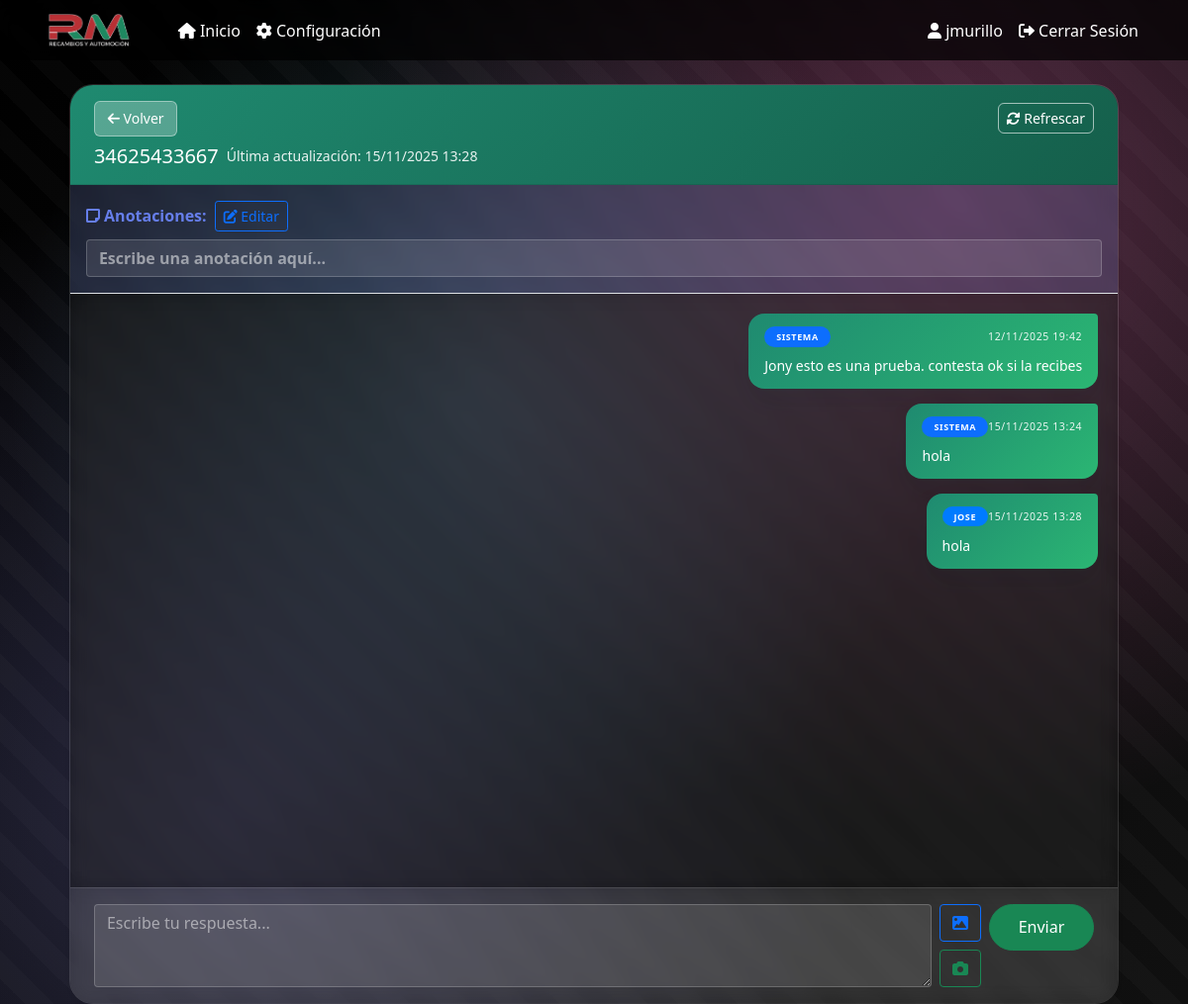
Screenshot of /whatsapp/conversaciones/1 (signed in) with the database file from the repository.
### models.py (models this page shows, shortened)
class Usuario(db.Model, UserMixin):
    __tablename__ = 'usuario'
    id = db.Column(db.Integer, primary_key=True)
    username = db.Column(db.String(80), unique=True, nullable=False, index=True)
    password_hash = db.Column(db.String(255), nullable=False)
    activo = db.Column(db.Boolean, default=True)
    color = db.Column(db.String(7), default='#007bff')  # Color en formato hexadecimal
    created_at = db.Column(db.DateTime, default=datetime.utcnow)

class WhatsAppConversation(db.Model):
    __tablename__ = 'whatsapp_conversation'
    id = db.Column(db.Integer, primary_key=True)
    contact_number = db.Column(db.String(64), nullable=False, index=True)
    contact_name = db.Column(db.String(255))
    created_at = db.Column(db.DateTime, default=datetime.utcnow, nullable=False)
    updated_at = db.Column(db.DateTime, default=datetime.utcnow, onupdate=datetime.utcnow, nullable=False)
    anotaciones = db.Column(db.Text, nullable=True)  # Campo de texto para anotaciones
    tipo = db.Column(db.String(32), nullable=True, index=True)  # Tipo de conversación (ej: 'administracion')
    messages = db.relationship(
        'WhatsAppMessage',
        backref='conversation',
        lazy='dynamic',
        cascade='all, delete-orphan'
    )

class WhatsAppMessage(db.Model):
    __tablename__ = 'whatsapp_message'
    id = db.Column(db.Integer, primary_key=True)
    conversation_id = db.Column(db.Integer, db.ForeignKey('whatsapp_conversation.id'), nullable=False, index=True)
    sender_type = db.Column(db.String(32), nullable=False)  # 'customer' o 'agent'
    message_text = db.Column(db.Text, nullable=False)
    sent_at = db.Column(db.DateTime, default=datetime.utcnow, nullable=False, index=True)
    external_id = db.Column(db.String(128), index=True)
    is_read = db.Column(db.Boolean, default=True, nullable=False, index=True)
    media_type = db.Column(db.String(32))
    media_url = db.Column(db.String(500))
    usuario_id = db.Column(db.Integer, db.ForeignKey('usuario.id'), nullable=True)  # Usuario que envió el mensaje (si es agent)
    usuario = db.relationship('Usuario', backref='whatsapp_messages', lazy=True)

### app.py (the view, shortened to what this page needs)
@app.route('/whatsapp/conversaciones/<int:conversation_id>', methods=['GET', 'POST'])
@login_required
def whatsapp_conversation_detail(conversation_id):
    conversation = WhatsAppConversation.query.get_or_404(conversation_id)
    unread_messages = conversation.messages.filter_by(sender_type='customer', is_read=False).all()
    if unread_messages:
        for msg in unread_messages:
            msg.is_read = True
        db.session.commit()
        conversation = WhatsAppConversation.query.get_or_404(conversation_id)
    messages = db.session.query(WhatsAppMessage)\
        .filter(WhatsAppMessage.conversation_id == conversation.id)\
        .options(joinedload(WhatsAppMessage.usuario))\
        .order_by(WhatsAppMessage.sent_at.asc(), WhatsAppMessage.id.asc())\
        .all()
    return render_template('whatsapp/conversation.html', conversation=conversation, messages=messages)

### templates/whatsapp/conversation.html (shortened to what this page needs)
{% extends "base.html" %}
{% block extra_head %}
<link rel="stylesheet" href="{{ url_for('static', filename='whatsapp.css') }}">
{% endblock %}
{% block content %}
<div class="card shadow-sm conversation-card">
    <div class="card-header" style="position: relative; background: linear-gradient(135deg, #1f8a70, #155f4b) !important;">
        <div class="d-flex justify-content-between align-items-center gap-2 mb-2" style="width: 100%; flex-wrap: nowrap;">
            <a href="{{ url_for('whatsapp_dashboard') }}" class="btn btn-sm" style="background: rgba(255, 255, 255, 0.25) !important; color: #fff !important; border: 1px solid rgba(255, 255, 255, 0.4) !important; text-decoration: none !important; padding: 0.4rem 0.8rem; border-radius: 6px; white-space: nowrap;">
                <i class="fas fa-arrow-left"></i> Volver
            </a>
            <button class="btn btn-outline-light btn-sm" type="button" id="refresh-messages" style="border-color: rgba(255, 255, 255, 0.6) !important; color: #fff !important; border-radius: 6px; white-space: nowrap;">
                <i class="fas fa-sync-alt"></i> Refrescar
            </button>
        </div>
        <div class="d-flex align-items-center gap-2 flex-wrap" style="width: 100%;">
            <h2 class="h5 mb-0" style="color: #fff !important; margin: 0;">{{ conversation.contact_name or conversation.contact_number|chat_display }}</h2>
            <small class="text-light" id="conversation-updated" style="color: rgba(255, 255, 255, 0.9) !important; margin: 0;">
                Última actualización: {{ (conversation.updated_at | local_time).strftime("%d/%m/%Y %H:%M") if conversation.updated_at else "N/D" }}
            </small>
        </div>
    </div>
    <div class="card-body border-bottom" style="background: rgba(102, 126, 234, 0.15); padding: 1rem;">
        <div class="d-flex align-items-center gap-2 mb-2">
            <label class="mb-0 fw-bold" style="color: #667eea;">
                <i class="fas fa-sticky-note"></i> Anotaciones:
            </label>
            <button
                type="button"
                class="btn btn-sm btn-outline-primary"
                id="toggle-edit-anotaciones"
                title="Habilitar edición"
            >
                <i class="fas fa-edit"></i> Editar
            </button>
        </div>
        <input
            type="text"
            class="form-control fw-bold"
            id="anotaciones-input"
            value="{{ conversation.anotaciones or '' }}"
            placeholder="Escribe una anotación aquí..."
            readonly
            style="background: rgba(255, 255, 255, 0.95); border: 2px solid #667eea; font-weight: bold; color: #333;"
        >
    </div>
    <div
        class="card-body conversation-thread"
        id="conversation-thread"
        data-conversation-id="{{ conversation.id }}"
        data-fetch-url="{{ url_for('whatsapp_api_conversation_messages', conversation_id=conversation.id) }}"
        data-last-id="{{ (messages|last).id if messages else 0 }}"
        data-contact-name="{{ conversation.contact_name or conversation.contact_number|chat_display }}"
    >
        {% if messages %}
            {% set contact_label = conversation.contact_name or conversation.contact_number|chat_display %}
            {% for message in messages %}
                <div class="message-bubble {% if message.sender_type == 'agent' %}message-agent{% else %}message-customer{% endif %}">
                    <div class="message-meta">
                        {% if message.sender_type == 'agent' %}
                            {% if message.usuario %}
                                <span class="badge" style="background-color: {{ message.usuario.color or '#007bff' }}; color: white;">
                                    {{ message.usuario.username }}
                                </span>
                            {% else %}
                                <span class="badge bg-primary">Sistema</span>
                            {% endif %}
                        {% else %}
                            <span class="badge bg-success">{{ contact_label }}</span>
                        {% endif %}
                        <small class="text-muted" style="color: {% if message.sender_type == 'agent' %}rgba(255, 255, 255, 0.9){% else %}#6c757d{% endif %} !important;">{{ (message.sent_at | local_time).strftime("%d/%m/%Y %H:%M") if message.sent_at else "" }}</small>
                    </div>
                    <div class="message-content">
                        {% if message.message_text and message.message_text != '[Imagen]' %}
                            <div class="message-text">{{ message.message_text | nl2br }}</div>
                        {% endif %}
                    </div>
                </div>
            {% endfor %}
        {% else %}
            <p class="text-center" style="color: rgba(255, 255, 255, 0.7);">No hay mensajes en esta conversación.</p>
        {% endif %}
    </div>
    <div class="card-footer">
        <form method="post" enctype="multipart/form-data" class="d-flex gap-2 flex-wrap" id="message-form">
            <div class="flex-grow-1 d-flex flex-column gap-2">
                <div class="d-flex gap-2">
                    <textarea
                        name="message"
                        class="form-control"
                        rows="2"
                        placeholder="Escribe tu respuesta..."
                        id="message-input"
                    ></textarea>
                    <div class="d-flex flex-column gap-2">
                        <label for="image-input" class="btn btn-outline-primary mb-0" style="cursor: pointer;" title="Adjuntar imagen">
                            <i class="fas fa-image"></i>
                        </label>
                        <label for="camera-input" class="btn btn-outline-success mb-0" style="cursor: pointer;" title="Tomar foto con la cámara">
                            <i class="fas fa-camera"></i>
                        </label>
                    </div>
                </div>
            </div>
            <div class="d-flex flex-column align-items-end gap-2">
                <button class="btn btn-success" type="submit" id="send-btn">Enviar</button>
            </div>
        </form>
    </div>
</div>
{% endblock %}

### templates/base.html (shortened to what this page needs)
<!DOCTYPE html>
<html lang="es">
<head>
    <link href="https://cdn.jsdelivr.net/npm/bootstrap@5.1.3/dist/css/bootstrap.min.css" rel="stylesheet">
    <link href="https://cdnjs.cloudflare.com/ajax/libs/font-awesome/6.0.0/css/all.min.css" rel="stylesheet">
    {% block extra_head %}{% endblock %}
</head>
<body>
    <nav class="navbar navbar-expand-lg navbar-dark bg-dark">
        <div class="container">
            <a class="navbar-brand d-flex align-items-center" href="{{ url_for('panel') }}">
                <img src="{{ url_for('static', filename='logo_rm.png') }}" alt="Recambios RM" style="height: 35px; margin-right: 10px;">
            </a>
            <div class="collapse navbar-collapse" id="navbarNav">
                <ul class="navbar-nav me-auto">
                    <li class="nav-item">
                        <a class="nav-link {% if request.endpoint == 'panel' %}active{% endif %}" href="{{ url_for('panel') }}">
                            <i class="fas fa-home"></i> Inicio
                        </a>
                    </li>
                    {% if current_user.is_authenticated and current_user.username == 'jmurillo' %}
                    <li class="nav-item">
                        <a class="nav-link {% if request.endpoint == 'configuracion' %}active{% endif %}" href="{{ url_for('configuracion') }}">
                            <i class="fas fa-cog"></i> Configuración
                        </a>
                    </li>
                    {% endif %}
                </ul>
                <ul class="navbar-nav">
                    {% if current_user.is_authenticated %}
                    <li class="nav-item">
                        <span class="nav-link text-light">
                            <i class="fas fa-user"></i> {{ current_user.username }}
                        </span>
                    </li>
                    <li class="nav-item">
                        <a class="nav-link" href="{{ url_for('logout') }}">
                            <i class="fas fa-sign-out-alt"></i> Cerrar Sesión
                        </a>
                    </li>
                    {% else %}
                    <li class="nav-item">
                        <a class="nav-link" href="{{ url_for('login') }}">
                            <i class="fas fa-sign-in-alt"></i> Iniciar Sesión
                        </a>
                    </li>
                    {% endif %}
                </ul>
            </div>
        </div>
    </nav>
    <div class="container mt-4">
        {% block content %}{% endblock %}
    </div>
</body>
</html>

### rows the page displays
Usuario: username "jmurillo"
WhatsAppConversation: contact_name+contact_number "34625433667", updated_at "15/11/2025 13:28"
WhatsAppMessage: sender_type "SISTEMA", sent_at "12/11/2025 19:42", message_text "Jony esto es una prueba. contesta ok si la recibes"
WhatsAppMessage: sender_type "SISTEMA", sent_at "15/11/2025 13:24", message_text "hola"
WhatsAppMessage: usuario.username "JOSE", sent_at "15/11/2025 13:28", message_text "hola"
